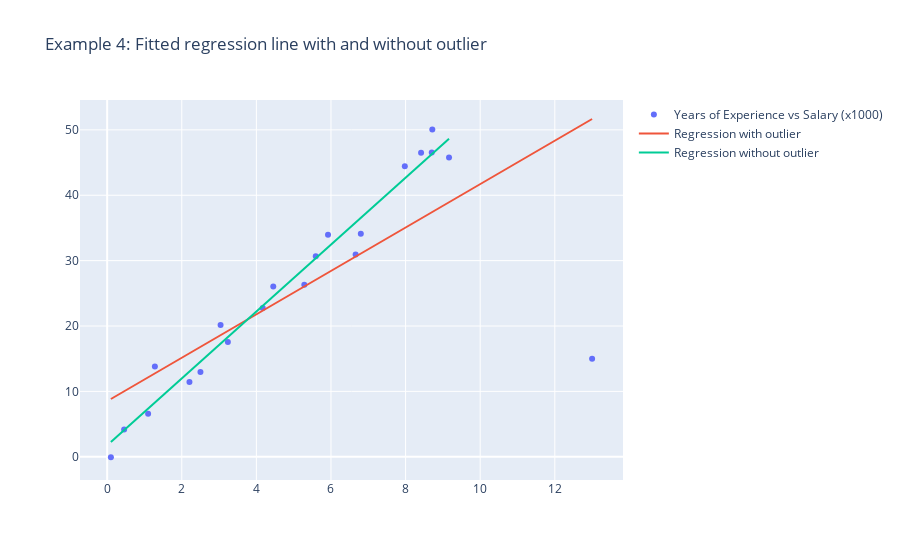

Write notebook code for a chart like this one.
### Code cell
import statsmodels.formula.api as smf

## Fit two models: with_outlier and without_outlier.
with_outlier_model = smf.ols("Salary ~ YoE", df_4).fit()
without_outlier_model = smf.ols("Salary ~ YoE", df_4_no_outlier).fit()

## Create a go figure object
fig = go.Figure()

## Plot the x, y datapoints from the dataframe with an outlier. Remember to appropiately name the trace
fig.add_trace(
    go.Scatter(x=df_4["YoE"], y=df_4["Salary"], mode="markers", name="Years of Experience vs Salary (x1000)")
)

## Add a trace, plotting the fitted values from the with_outlier model
fig.add_trace(
    go.Scatter(x=df_4["YoE"], y=with_outlier_model.fittedvalues, name="Regression with outlier")
)

## Add a trace, plotting the fitted values from the without_outlier model
fig.add_trace(
    go.Scatter(x=df_4["YoE"], y=without_outlier_model.fittedvalues, name="Regression without outlier")
)

## Add a title and show the graph
fig.update_layout(title="Example 4: Fitted regression line with and without outlier")
fig.show()

### Figure 1 — Plotly figure (JSON) as saved in the notebook; plotly's stock layout.template omitted (floating-point values rounded to 4 significant figures)
{"data": [{"mode": "markers", "name": "Years of Experience vs Salary (x1000)", "type": "scatter", "x": [0.1, 0.454, 1.098, 1.279, 2.206, 2.501, 3.04, 3.236, 4.453, 4.17, 5.285, 5.592, 5.921, 6.661, 6.8, 7.979, 8.415, 8.716, 8.702, 9.165, 13], "y": [-0.0716, 4.167, 6.57, 13.81, 11.45, 12.96, 20.16, 17.56, 26.03, 22.76, 26.3, 30.69, 33.94, 30.92, 34.11, 44.45, 46.5, 50.06, 46.55, 45.78, 15]}, {"name": "Regression with outlier", "type": "scatter", "x": [0.1, 0.454, 1.098, 1.279, 2.206, 2.501, 3.04, 3.236, 4.453, 4.17, 5.285, 5.592, 5.921, 6.661, 6.8, 7.979, 8.415, 8.716, 8.702, 9.165, 13], "y": [8.837, 10.01, 12.15, 12.75, 15.83, 16.81, 18.6, 19.25, 23.29, 22.35, 26.05, 27.07, 28.16, 30.62, 31.08, 34.99, 36.44, 37.44, 37.39, 38.93, 51.66]}, {"name": "Regression without outlier", "type": "scatter", "x": [0.1, 0.454, 1.098, 1.279, 2.206, 2.501, 3.04, 3.236, 4.453, 4.17, 5.285, 5.592, 5.921, 6.661, 6.8, 7.979, 8.415, 8.716, 8.702, 9.165, 13], "y": [2.244, 4.055, 7.349, 8.278, 13.02, 14.53, 17.29, 18.29, 24.52, 23.07, 28.77, 30.35, 32.03, 35.81, 36.52, 42.56, 44.79, 46.33, 46.26, 48.63]}], "layout": {"title": {"text": "Example 4: Fitted regression line with and without outlier"}}}
